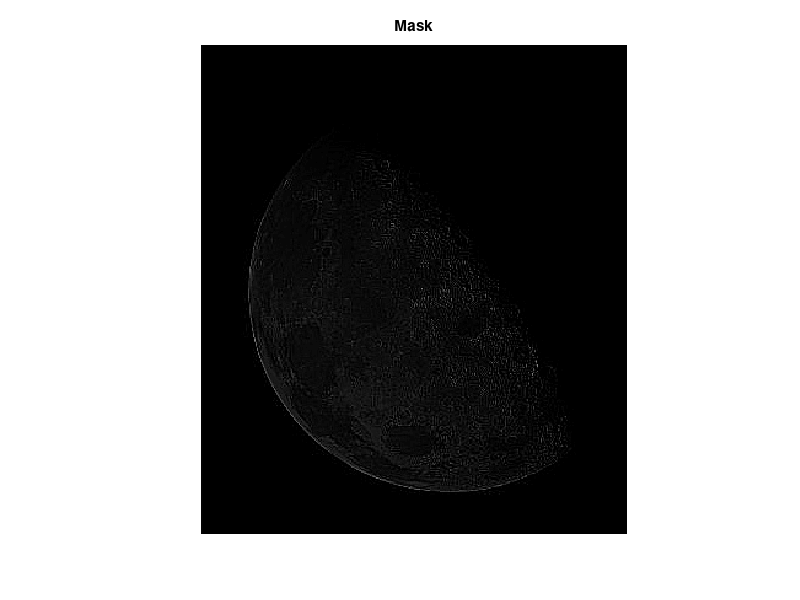
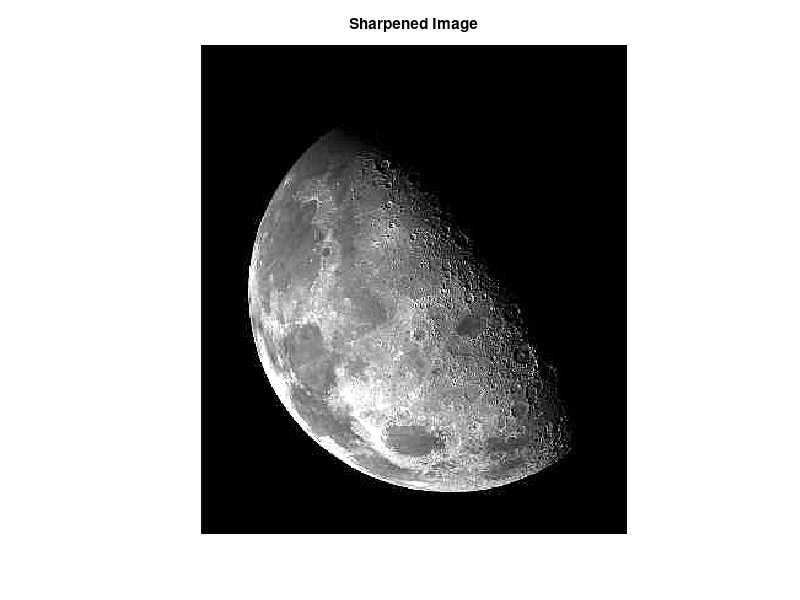

MATLAB code for these plots, in order:
clear;
clc;
load('moon.mat', 'moon');

original = double(moon);

figure(1);
imshow(uint8(original));
title('Original Image');

% blur image
B = [1/10 1/10 1/10;
    1/10 1/10 1/10;
    1/10 1/10 1/10;];
blurred = conv2(original, B, 'same');

% Unsharp masking
mask = original - blurred;
alpha = 1.0;
sharpened = original + alpha * mask;

% Clip values to [0, 255]
sharpened = max(min(sharpened, 255), 0);

% Display sharpened image
figure(2);
imshow(uint8(sharpened));
title('Sharpened Image');

%% test
figure(1);
imshow(uint8(mask));
title("Mask");
